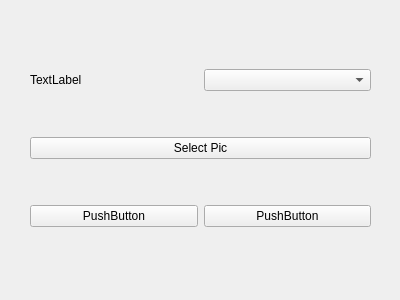
<?xml version="1.0" encoding="UTF-8"?>
<ui version="4.0">
 <class>StartPage</class>
 <widget class="QWidget" name="StartPage">
  <property name="geometry">
   <rect>
    <x>0</x>
    <y>0</y>
    <width>400</width>
    <height>300</height>
   </rect>
  </property>
  <property name="windowTitle">
   <string>Form</string>
  </property>
  <widget class="QWidget" name="gridLayoutWidget">
   <property name="geometry">
    <rect>
     <x>0</x>
     <y>-1</y>
     <width>401</width>
     <height>301</height>
    </rect>
   </property>
   <layout class="QGridLayout" name="gridLayout">
    <property name="leftMargin">
     <number>30</number>
    </property>
    <property name="topMargin">
     <number>30</number>
    </property>
    <property name="rightMargin">
     <number>30</number>
    </property>
    <property name="bottomMargin">
     <number>30</number>
    </property>
    <item row="0" column="0">
     <widget class="QLabel" name="label">
      <property name="text">
       <string>TextLabel</string>
      </property>
     </widget>
    </item>
    <item row="2" column="0">
     <widget class="QPushButton" name="pushButton_3">
      <property name="text">
       <string>PushButton</string>
      </property>
     </widget>
    </item>
    <item row="1" column="0" colspan="2">
     <widget class="QPushButton" name="SelectButton">
      <property name="text">
       <string>Select Pic</string>
      </property>
     </widget>
    </item>
    <item row="2" column="1">
     <widget class="QPushButton" name="pushButton_2">
      <property name="text">
       <string>PushButton</string>
      </property>
     </widget>
    </item>
    <item row="0" column="1">
     <widget class="QComboBox" name="comboBox"/>
    </item>
   </layout>
  </widget>
 </widget>
 <resources/>
 <connections/>
</ui>
